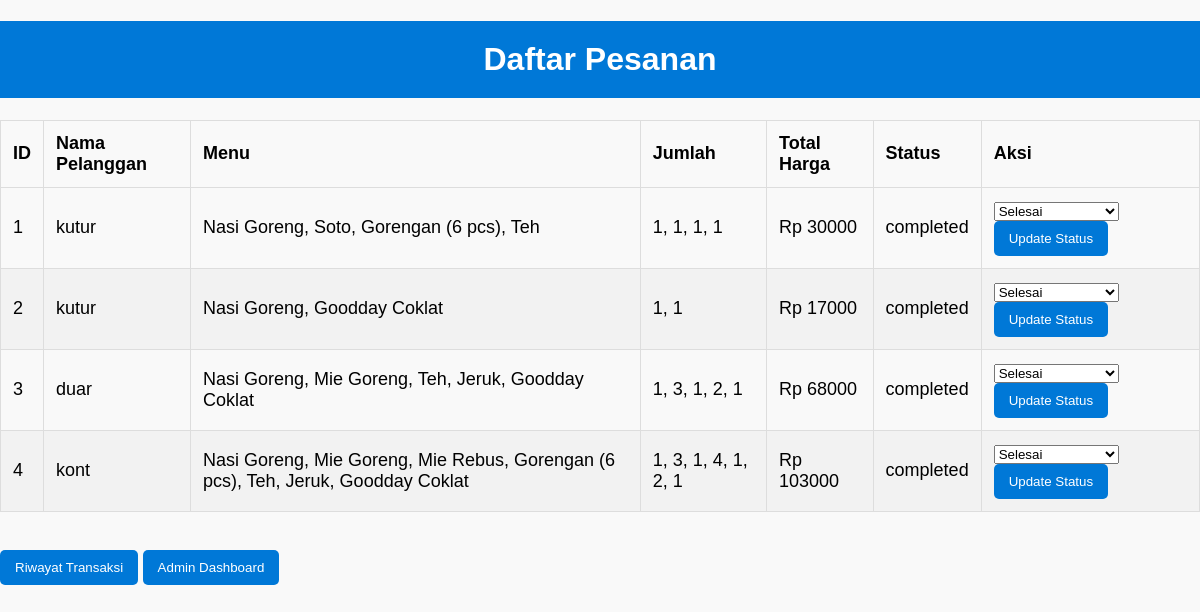
/orders (signed in), run on the app's committed database.
### tables this page shows
CREATE TABLE orders (
            id INTEGER PRIMARY KEY AUTOINCREMENT,
            customer_name TEXT,
            menu_item TEXT,
            quantity TEXT,
            total_price INTEGER,
            status TEXT DEFAULT 'pending',
            created_at TIMESTAMP DEFAULT CURRENT_TIMESTAMP
        );

### App.py (the view)
@app.route('/orders', methods=['GET'])
@login_required
def orders():
    conn = sqlite3.connect('restaurant_orders.db')
    cursor = conn.cursor()
    cursor.execute('SELECT * FROM orders')
    orders = cursor.fetchall()
    conn.close()
    return render_template('orders.html', orders=orders)

### App.py (called while the page is built)
def login_required(f):
    @wraps(f)
    def decorated_function(*args, **kwargs):
        if not session.get('admin_logged_in'):
            return redirect('/login')
        return f(*args, **kwargs)
    return decorated_function

@app.before_request
def bypass_static_files():
    if request.path.startswith('/static/'):
        return  # Izinkan Flask melayani file statis tanpa login

@app.after_request
def log_request(response):
    print(f"{request.method} {request.path} -> {response.status_code}")
    return response

### templates/orders.html (shortened to what this page needs)
<!DOCTYPE html>
<html lang="en">
<head>
</head>
<body>
    <h1>Daftar Pesanan</h1>
    <table>
        <thead>
            <tr>
                <th>ID</th>
                <th>Nama Pelanggan</th>
                <th>Menu</th>
                <th>Jumlah</th>
                <th>Total Harga</th>
                <th>Status</th>
                <th>Aksi</th>
            </tr>
        </thead>
        <tbody>
            {% for order in orders %}
            <tr>
                <td>{{ order[0] }}</td>
                <td>{{ order[1] }}</td>
                <td>{{ order[2] }}</td>
                <td>{{ order[3] }}</td>
                <td>Rp {{ order[4] }}</td>
                <td>{{ order[5] }}</td>
                <td>
                    <form action="/update_status/{{ order[0] }}" method="POST">
                        <select name="status">
                            <option value="completed" {% if order[5] == 'completed' %}selected{% endif %}>Selesai</option>
                        </select>
                        <button type="submit">Update Status</button>
                    </form>
                </td>
            </tr>
            {% endfor %}
        </tbody>
    </table>
    <br>
    <a href="/transaction_history"><button>Riwayat Transaksi</button></a>
    <a href="/admin_dashboard"><button>Admin Dashboard</button></a>
</body>
</html>

### templates/orders.html (style rules this page uses)
body { font-family: Arial, sans-serif; background-color: #f9f9f9; margin: 0; padding: 0; }
h1 { text-align: center; padding: 20px; background-color: #0078d7; color: #ffffff; }
table { width: 100%; border-collapse: collapse; margin: 20px 0; font-size: 18px; }
th, td { padding: 12px; text-align: left; border: 1px solid #ddd; }
tr:nth-child(even) { background-color: #f2f2f2; }
button { background-color: #0078d7; color: #ffffff; border: none; padding: 10px 15px; border-radius: 5px; cursor: pointer; transition: background-color 0.3s; }
form { display: inline; }

### data on the page
orders: id "1", customer_name "kutur", menu_item "Nasi Goreng, Soto, Gorengan (6 pcs), Teh", quantity "1, 1, 1, 1", total_price "30000", status "completed", status "Selesai"
orders: id "2", customer_name "kutur", menu_item "Nasi Goreng, Goodday Coklat", quantity "1, 1", total_price "17000", status "completed", status "Selesai"
orders: id "3", customer_name "duar", menu_item "Nasi Goreng, Mie Goreng, Teh, Jeruk, Goodday Coklat", quantity "1, 3, 1, 2, 1", total_price "68000", status "completed", status "Selesai"
orders: id "4", customer_name "kont", menu_item "Nasi Goreng, Mie Goreng, Mie Rebus, Gorengan (6 pcs), Teh, Jeruk, Goodday Coklat", quantity "1, 3, 1, 4, 1, 2, 1", total_price "103000", status "completed", status "Selesai"
